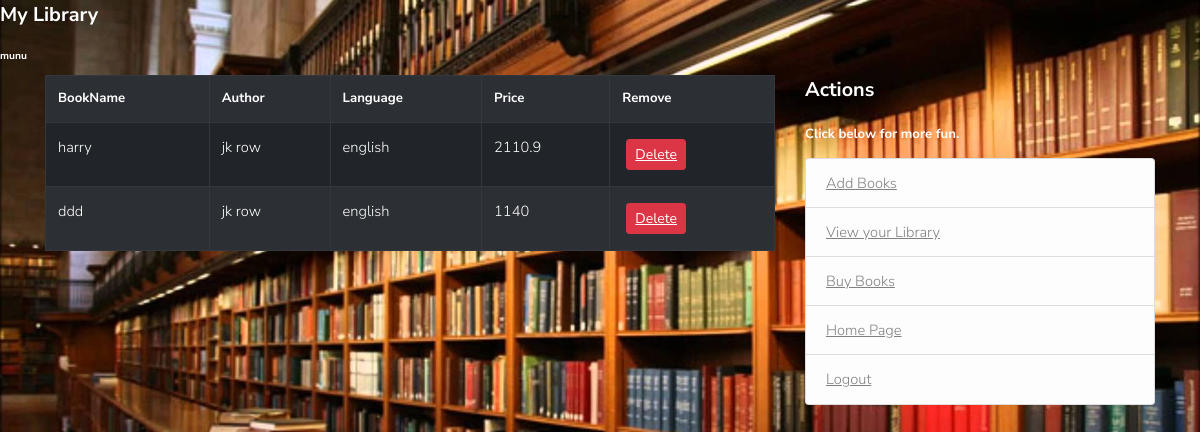
/mylibrary (signed in), run on the app's committed database.
### myFlaskProject/models.py (models this page shows)
class User(db.Model,UserMixin):
    id=db.Column('id',db.Integer,primary_key=True)
    username=db.Column('username',db.String(30),nullable=False)
    email=db.Column('email',db.String(30),nullable=False)
    address=db.Column('address',db.String(100),nullable=False)
    password=db.Column('password',db.String(20),nullable=False)
    points_earned=db.Column('points_earned',db.Integer,default=0)
    books=db.relationship('Book',backref='owner')
    package_id=db.Column('package_id',db.ForeignKey(Package.id))

class Book(db.Model):
    id=db.Column('id',db.Integer,primary_key=True)
    bookname=db.Column('book_name',db.String(200),nullable=False)
    author=db.Column('author',db.String(200),nullable=False)
    language=db.Column('language',db.String(30),nullable=False)
    mrp_book=db.Column('mrp_book',db.Integer,nullable=False)
    quality_check=db.Column('quality_check',db.Integer,nullable=False,default=0)
    finalprice=db.Column('finalprice',db.Integer,nullable=False,default=0)
    user_id=db.Column('user_id',db.ForeignKey(User.id),nullable=False)

### myFlaskProject/Books/routes.py (the view)
@books.route("/mylibrary")
@login_required
def mylibrary():
    books=db.session.query(Book).filter(Book.user_id==current_user.id).all()
    return render_template('mylibrary.html',books=books)

### myFlaskProject/models.py (called while the page is built)
@login_manager.user_loader
def load_user(user_id):
    return User.query.get(int(user_id))

### myFlaskProject/templates/mylibrary.html (shortened to what this page needs)
<!DOCTYPE html>
<html>
<head>
    <link rel="stylesheet" href="https://maxcdn.bootstrapcdn.com/bootstrap/4.0.0/css/bootstrap.min.css">
    <link rel="stylesheet" type="text/css" href="{{ url_for('static', filename='main.css') }}">
</head>
<body id="body_sign">
    <header class="site-header">
      <div class="media">
        <div class="media-body">
          <h3 class="account-heading" style="color:#ffffff">My Library</h3>
          <h6 class="account-heading" style="color:#ffffff">{{ current_user.username }}</h6>
        </div>
      </div>
    </header>
    <main role="main" class="container">
      <div class="row">
        <div class="col-md-8">
          <div class="content-section">
              <table class="table table-striped table-bordered table-hover table-dark">
              <tr>
                <th scope="col">BookName</th>
                <th scope="col">Author</th>
                <th scope="col">Language</th>
                 <th scope="col">Price</th>
                  <th scope="col">Remove</th>
              </tr>
              {% for book in books %}
              <tr>
                <td>{{ book.bookname }}</td>
                <td>{{ book.author }}</td>
                <td>{{ book.language }}</td>
                <td>{{ book.finalprice }}</td>
                <td><a href="/mylibrary/delete/{{book.id}}" class="btn btn-danger btn-sm m-1" data-toggle="modal" data-target="#deleteModal{{book.id}}">Delete</a></td>
              </tr>
              {% endfor %}
            </table>
        </div>
        </div>
        <div class="col-md-4">
          <div class="content-section">
            <h3 style="color:#ffffff">Actions</h3>
              <h5 style="color:#ffffff">Click below for more fun.</h5>
              <ul class="list-group">
                <a href="{{url_for('books.bookadd')}}" class="list-group-item list-group-item-light">Add Books</a>
                <a  href="{{url_for('books.mylibrary')}}" class="list-group-item list-group-item-light">View your Library</a>
                <a href="{{url_for('books.library')}}" class="list-group-item list-group-item-light">Buy Books</a>
                <a href="{{url_for('users.profile')}}" data-tag="logout" class="list-group-item list-group-item-light">Home Page</a>
			  	<a href="{{url_for('users.logout')}}" data-tag="logout" class="list-group-item list-group-item-light">Logout</a>
              </ul>
          </div>
        </div>
      </div>
    </main>
</body>
</html>

### myFlaskProject/static/css/main.css (style rules this page uses)
html, body, div, span, applet, object, iframe, h1, h2, h3, h4, h5, h6, p, blockquote, pre, a, abbr, acronym, address, big, cite, code, del, dfn, em, img, ins, kbd, q, s, samp, small, strike, strong, sub, sup, tt, var, b, u, i, center, dl, dt, dd, ol, ul, li, fieldset, form, label, legend, table, caption, tbody, tfoot, thead, tr, th, td, article, aside, canvas, details, embed, figure, figcaption, footer, header, hgroup, menu, nav, output, ruby, section, summary, time, mark, audio, video { margin: 0; padding: 0; border: 0; font-size: 100%; font: inherit; vertical-align: baseline; }
article, aside, details, figcaption, figure, footer, header, hgroup, menu, nav, section { display: block; }
body { line-height: 1; }
ol, ul { list-style: none; }
table { border-collapse: collapse; border-spacing: 0; }
body { -webkit-text-size-adjust: none; }
*, *:before, *:after { -moz-box-sizing: border-box; -webkit-box-sizing: border-box; box-sizing: border-box; }
body { -ms-overflow-style: scrollbar; }
body { background: #fff; }
body { background-color: #fff; color: #22313F; }
body, input, select, textarea { font-family: "Nunito Sans", Arial, Helvetica, sans-serif; font-size: 13pt; font-weight: 300; line-height: 1.65; }
@media screen and (max-width: 1680px) { body, input, select, textarea { font-size: 11pt; } }
@media screen and (max-width: 1280px) { body, input, select, textarea { font-size: 11pt; } }
a { text-decoration: underline; color: #19B5FE; }
h1, h2, h3, h4, h5, h6 { font-weight: 700; line-height: 1.5; margin: 0 0 1em 0; }
h3 { font-size: 1.35em; }
h5 { font-size: 0.9em; }
h6 { font-size: 0.7em; }
ul { list-style: none; margin: 0 0 2em 0; padding-left: 1em; }
table { margin: 0 0 2em 0; width: 100%; }
table tbody tr { border: solid 1px; border-left: 0; border-right: 0; }
table td { padding: 0.75em 0.75em; }
table th { font-size: 0.9em; font-weight: 700; padding: 0 0.75em 0.75em 0.75em; text-align: left; }

### data on the page
User: username "munu"
Book: bookname "harry", author "jk row", language "english", finalprice "2110.9"
Book: bookname "ddd", author "jk row", language "english", finalprice "1140"
